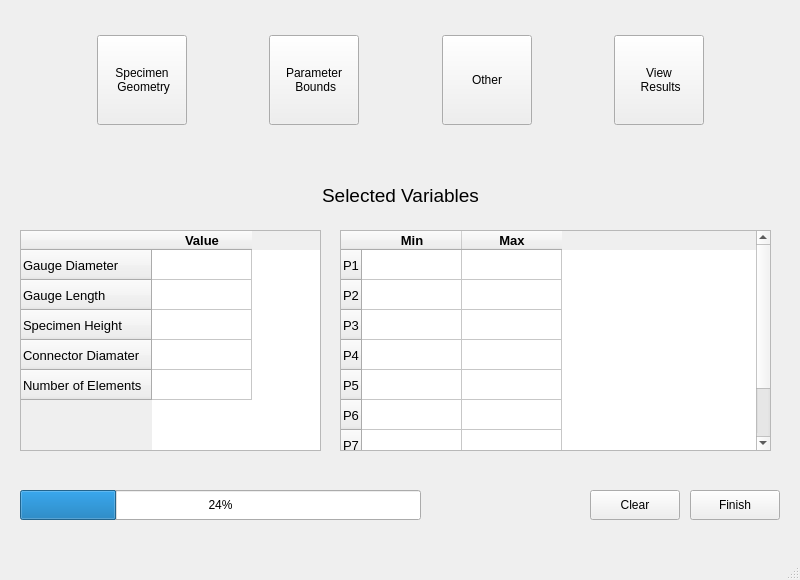
<?xml version="1.0" encoding="UTF-8"?>
<ui version="4.0">
 <class>MainWindow</class>
 <widget class="QMainWindow" name="MainWindow">
  <property name="geometry">
   <rect>
    <x>0</x>
    <y>0</y>
    <width>800</width>
    <height>580</height>
   </rect>
  </property>
  <property name="minimumSize">
   <size>
    <width>800</width>
    <height>580</height>
   </size>
  </property>
  <property name="maximumSize">
   <size>
    <width>800</width>
    <height>580</height>
   </size>
  </property>
  <property name="windowTitle">
   <string>MainWindow</string>
  </property>
  <widget class="QWidget" name="centralwidget">
   <widget class="QTableWidget" name="tableWidget">
    <property name="geometry">
     <rect>
      <x>20</x>
      <y>230</y>
      <width>301</width>
      <height>221</height>
     </rect>
    </property>
    <row>
     <property name="text">
      <string>Gauge Diameter</string>
     </property>
     <property name="font">
      <font>
       <pointsize>10</pointsize>
      </font>
     </property>
    </row>
    <row>
     <property name="text">
      <string>Gauge Length</string>
     </property>
     <property name="font">
      <font>
       <pointsize>10</pointsize>
      </font>
     </property>
    </row>
    <row>
     <property name="text">
      <string>Specimen Height</string>
     </property>
     <property name="font">
      <font>
       <pointsize>10</pointsize>
      </font>
     </property>
    </row>
    <row>
     <property name="text">
      <string>Connector Diamater</string>
     </property>
     <property name="font">
      <font>
       <pointsize>10</pointsize>
      </font>
     </property>
    </row>
    <row>
     <property name="text">
      <string>Number of Elements</string>
     </property>
     <property name="font">
      <font>
       <pointsize>10</pointsize>
      </font>
     </property>
    </row>
    <column>
     <property name="text">
      <string>Value</string>
     </property>
     <property name="font">
      <font>
       <pointsize>10</pointsize>
       <weight>75</weight>
       <bold>true</bold>
      </font>
     </property>
    </column>
    <item row="0" column="0">
     <property name="text">
      <string/>
     </property>
     <property name="font">
      <font>
       <pointsize>10</pointsize>
      </font>
     </property>
    </item>
   </widget>
   <widget class="QPushButton" name="pushButton_5">
    <property name="geometry">
     <rect>
      <x>690</x>
      <y>490</y>
      <width>90</width>
      <height>30</height>
     </rect>
    </property>
    <property name="text">
     <string>Finish</string>
    </property>
   </widget>
   <widget class="QWidget" name="layoutWidget">
    <property name="geometry">
     <rect>
      <x>20</x>
      <y>10</y>
      <width>761</width>
      <height>141</height>
     </rect>
    </property>
    <layout class="QHBoxLayout" name="horizontalLayout">
     <item>
      <spacer name="horizontalSpacer_4">
       <property name="orientation">
        <enum>Qt::Horizontal</enum>
       </property>
       <property name="sizeHint" stdset="0">
        <size>
         <width>40</width>
         <height>20</height>
        </size>
       </property>
      </spacer>
     </item>
     <item>
      <widget class="QPushButton" name="pushButton">
       <property name="minimumSize">
        <size>
         <width>90</width>
         <height>90</height>
        </size>
       </property>
       <property name="maximumSize">
        <size>
         <width>90</width>
         <height>90</height>
        </size>
       </property>
       <property name="text">
        <string>Specimen 
 Geometry</string>
       </property>
      </widget>
     </item>
     <item>
      <spacer name="horizontalSpacer">
       <property name="orientation">
        <enum>Qt::Horizontal</enum>
       </property>
       <property name="sizeHint" stdset="0">
        <size>
         <width>40</width>
         <height>20</height>
        </size>
       </property>
      </spacer>
     </item>
     <item>
      <widget class="QPushButton" name="pushButton_2">
       <property name="minimumSize">
        <size>
         <width>90</width>
         <height>90</height>
        </size>
       </property>
       <property name="maximumSize">
        <size>
         <width>90</width>
         <height>90</height>
        </size>
       </property>
       <property name="text">
        <string>Parameter 
 Bounds</string>
       </property>
      </widget>
     </item>
     <item>
      <spacer name="horizontalSpacer_2">
       <property name="orientation">
        <enum>Qt::Horizontal</enum>
       </property>
       <property name="sizeHint" stdset="0">
        <size>
         <width>40</width>
         <height>20</height>
        </size>
       </property>
      </spacer>
     </item>
     <item>
      <widget class="QPushButton" name="pushButton_3">
       <property name="minimumSize">
        <size>
         <width>90</width>
         <height>90</height>
        </size>
       </property>
       <property name="maximumSize">
        <size>
         <width>90</width>
         <height>90</height>
        </size>
       </property>
       <property name="text">
        <string>Other</string>
       </property>
      </widget>
     </item>
     <item>
      <spacer name="horizontalSpacer_3">
       <property name="orientation">
        <enum>Qt::Horizontal</enum>
       </property>
       <property name="sizeHint" stdset="0">
        <size>
         <width>40</width>
         <height>20</height>
        </size>
       </property>
      </spacer>
     </item>
     <item>
      <widget class="QPushButton" name="pushButton_4">
       <property name="minimumSize">
        <size>
         <width>90</width>
         <height>90</height>
        </size>
       </property>
       <property name="maximumSize">
        <size>
         <width>90</width>
         <height>90</height>
        </size>
       </property>
       <property name="text">
        <string>View 
 Results</string>
       </property>
      </widget>
     </item>
     <item>
      <spacer name="horizontalSpacer_5">
       <property name="orientation">
        <enum>Qt::Horizontal</enum>
       </property>
       <property name="sizeHint" stdset="0">
        <size>
         <width>40</width>
         <height>20</height>
        </size>
       </property>
      </spacer>
     </item>
    </layout>
   </widget>
   <widget class="QPushButton" name="pushButton_6">
    <property name="geometry">
     <rect>
      <x>590</x>
      <y>490</y>
      <width>90</width>
      <height>30</height>
     </rect>
    </property>
    <property name="text">
     <string>Clear</string>
    </property>
   </widget>
   <widget class="QProgressBar" name="progressBar">
    <property name="geometry">
     <rect>
      <x>20</x>
      <y>490</y>
      <width>401</width>
      <height>30</height>
     </rect>
    </property>
    <property name="value">
     <number>24</number>
    </property>
   </widget>
   <widget class="QTableWidget" name="tableWidget_2">
    <property name="geometry">
     <rect>
      <x>340</x>
      <y>230</y>
      <width>431</width>
      <height>221</height>
     </rect>
    </property>
    <row>
     <property name="text">
      <string>P1</string>
     </property>
     <property name="font">
      <font>
       <pointsize>10</pointsize>
      </font>
     </property>
    </row>
    <row>
     <property name="text">
      <string>P2</string>
     </property>
     <property name="font">
      <font>
       <pointsize>10</pointsize>
      </font>
     </property>
    </row>
    <row>
     <property name="text">
      <string>P3</string>
     </property>
     <property name="font">
      <font>
       <pointsize>10</pointsize>
      </font>
     </property>
    </row>
    <row>
     <property name="text">
      <string>P4</string>
     </property>
     <property name="font">
      <font>
       <pointsize>10</pointsize>
      </font>
     </property>
    </row>
    <row>
     <property name="text">
      <string>P5</string>
     </property>
     <property name="font">
      <font>
       <pointsize>10</pointsize>
      </font>
     </property>
    </row>
    <row>
     <property name="text">
      <string>P6</string>
     </property>
     <property name="font">
      <font>
       <pointsize>10</pointsize>
      </font>
     </property>
    </row>
    <row>
     <property name="text">
      <string>P7</string>
     </property>
     <property name="font">
      <font>
       <pointsize>10</pointsize>
      </font>
     </property>
    </row>
    <row>
     <property name="text">
      <string>P8</string>
     </property>
     <property name="font">
      <font>
       <pointsize>10</pointsize>
       <weight>50</weight>
       <bold>false</bold>
      </font>
     </property>
    </row>
    <column>
     <property name="text">
      <string>Min</string>
     </property>
     <property name="font">
      <font>
       <pointsize>10</pointsize>
       <weight>75</weight>
       <bold>true</bold>
      </font>
     </property>
    </column>
    <column>
     <property name="text">
      <string>Max</string>
     </property>
     <property name="font">
      <font>
       <pointsize>10</pointsize>
       <weight>75</weight>
       <bold>true</bold>
      </font>
     </property>
    </column>
   </widget>
   <widget class="QLabel" name="label">
    <property name="geometry">
     <rect>
      <x>20</x>
      <y>180</y>
      <width>761</width>
      <height>31</height>
     </rect>
    </property>
    <property name="text">
     <string>&lt;html&gt;&lt;head/&gt;&lt;body&gt;&lt;p align=&quot;center&quot;&gt;&lt;span style=&quot; font-size:14pt;&quot;&gt;Selected Variables&lt;/span&gt;&lt;/p&gt;&lt;/body&gt;&lt;/html&gt;</string>
    </property>
   </widget>
  </widget>
  <widget class="QMenuBar" name="menubar">
   <property name="geometry">
    <rect>
     <x>0</x>
     <y>0</y>
     <width>800</width>
     <height>26</height>
    </rect>
   </property>
  </widget>
  <widget class="QStatusBar" name="statusbar"/>
 </widget>
 <resources/>
 <connections/>
</ui>
